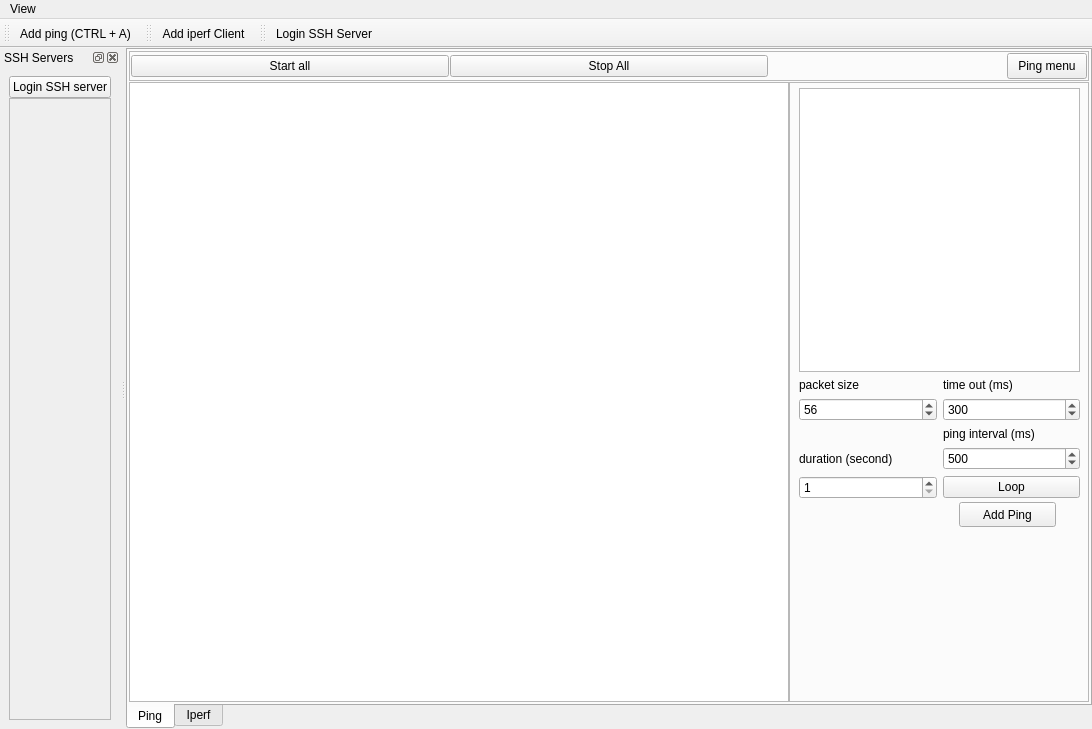
<?xml version="1.0" encoding="UTF-8"?>
<ui version="4.0">
 <class>MainWindow</class>
 <widget class="QMainWindow" name="MainWindow">
  <property name="geometry">
   <rect>
    <x>0</x>
    <y>0</y>
    <width>1092</width>
    <height>729</height>
   </rect>
  </property>
  <property name="windowTitle">
   <string>MainWindow</string>
  </property>
  <property name="styleSheet">
   <string notr="true"/>
  </property>
  <widget class="QWidget" name="centralwidget">
   <layout class="QVBoxLayout" name="verticalLayout_3">
    <property name="spacing">
     <number>0</number>
    </property>
    <property name="leftMargin">
     <number>0</number>
    </property>
    <property name="topMargin">
     <number>0</number>
    </property>
    <property name="rightMargin">
     <number>0</number>
    </property>
    <property name="bottomMargin">
     <number>0</number>
    </property>
    <item>
     <widget class="QTabWidget" name="MainBody">
      <property name="tabPosition">
       <enum>QTabWidget::South</enum>
      </property>
      <property name="currentIndex">
       <number>0</number>
      </property>
      <widget class="QWidget" name="tab_ping">
       <attribute name="title">
        <string>Ping</string>
       </attribute>
       <layout class="QVBoxLayout" name="verticalLayout_5">
        <property name="spacing">
         <number>1</number>
        </property>
        <property name="leftMargin">
         <number>1</number>
        </property>
        <property name="topMargin">
         <number>1</number>
        </property>
        <property name="rightMargin">
         <number>1</number>
        </property>
        <property name="bottomMargin">
         <number>1</number>
        </property>
        <item>
         <widget class="QWidget" name="ping_header" native="true">
          <property name="minimumSize">
           <size>
            <width>0</width>
            <height>30</height>
           </size>
          </property>
          <property name="maximumSize">
           <size>
            <width>16777215</width>
            <height>30</height>
           </size>
          </property>
          <layout class="QVBoxLayout" name="verticalLayout_7">
           <property name="spacing">
            <number>0</number>
           </property>
           <property name="leftMargin">
            <number>0</number>
           </property>
           <property name="topMargin">
            <number>0</number>
           </property>
           <property name="rightMargin">
            <number>0</number>
           </property>
           <property name="bottomMargin">
            <number>0</number>
           </property>
           <item>
            <widget class="QFrame" name="frame">
             <property name="frameShape">
              <enum>QFrame::StyledPanel</enum>
             </property>
             <property name="frameShadow">
              <enum>QFrame::Raised</enum>
             </property>
             <layout class="QHBoxLayout" name="horizontalLayout_2">
              <property name="spacing">
               <number>1</number>
              </property>
              <property name="leftMargin">
               <number>1</number>
              </property>
              <property name="topMargin">
               <number>1</number>
              </property>
              <property name="rightMargin">
               <number>1</number>
              </property>
              <property name="bottomMargin">
               <number>1</number>
              </property>
              <item>
               <widget class="QPushButton" name="pushButton_startAll">
                <property name="text">
                 <string>Start all</string>
                </property>
                <property name="icon">
                 <iconset resource="../resources.qrc">
                  <normaloff>:/icons/icons/play.svg</normaloff>:/icons/icons/play.svg</iconset>
                </property>
                <property name="iconSize">
                 <size>
                  <width>24</width>
                  <height>24</height>
                 </size>
                </property>
               </widget>
              </item>
              <item>
               <widget class="QPushButton" name="pushButton_stopAll">
                <property name="text">
                 <string>Stop All</string>
                </property>
                <property name="icon">
                 <iconset resource="../resources.qrc">
                  <normaloff>:/icons/icons/stop-circle.svg</normaloff>:/icons/icons/stop-circle.svg</iconset>
                </property>
                <property name="iconSize">
                 <size>
                  <width>24</width>
                  <height>24</height>
                 </size>
                </property>
               </widget>
              </item>
              <item alignment="Qt::AlignRight">
               <widget class="QPushButton" name="pushButton_pingSetting">
                <property name="sizePolicy">
                 <sizepolicy hsizetype="Minimum" vsizetype="Expanding">
                  <horstretch>0</horstretch>
                  <verstretch>0</verstretch>
                 </sizepolicy>
                </property>
                <property name="text">
                 <string>Ping menu</string>
                </property>
                <property name="icon">
                 <iconset resource="../resources.qrc">
                  <normaloff>:/icons/icons/align-justify.svg</normaloff>:/icons/icons/align-justify.svg</iconset>
                </property>
                <property name="iconSize">
                 <size>
                  <width>24</width>
                  <height>16</height>
                 </size>
                </property>
                <property name="checkable">
                 <bool>true</bool>
                </property>
               </widget>
              </item>
             </layout>
            </widget>
           </item>
          </layout>
         </widget>
        </item>
        <item>
         <layout class="QVBoxLayout" name="verticalLayout_4">
          <property name="spacing">
           <number>0</number>
          </property>
          <item>
           <layout class="QHBoxLayout" name="horizontalLayout">
            <item>
             <widget class="QTableWidget" name="tableWidget_ping">
              <property name="layoutDirection">
               <enum>Qt::LeftToRight</enum>
              </property>
              <property name="frameShape">
               <enum>QFrame::StyledPanel</enum>
              </property>
              <property name="frameShadow">
               <enum>QFrame::Sunken</enum>
              </property>
              <property name="sizeAdjustPolicy">
               <enum>QAbstractScrollArea::AdjustIgnored</enum>
              </property>
              <property name="dragEnabled">
               <bool>false</bool>
              </property>
              <property name="dragDropMode">
               <enum>QAbstractItemView::NoDragDrop</enum>
              </property>
              <property name="gridStyle">
               <enum>Qt::SolidLine</enum>
              </property>
              <property name="sortingEnabled">
               <bool>false</bool>
              </property>
              <property name="cornerButtonEnabled">
               <bool>false</bool>
              </property>
             </widget>
            </item>
            <item alignment="Qt::AlignRight">
             <widget class="QFrame" name="frame_rigthPingsetting">
              <property name="sizePolicy">
               <sizepolicy hsizetype="Minimum" vsizetype="Preferred">
                <horstretch>0</horstretch>
                <verstretch>0</verstretch>
               </sizepolicy>
              </property>
              <property name="minimumSize">
               <size>
                <width>300</width>
                <height>0</height>
               </size>
              </property>
              <property name="frameShape">
               <enum>QFrame::StyledPanel</enum>
              </property>
              <property name="frameShadow">
               <enum>QFrame::Raised</enum>
              </property>
              <widget class="QPushButton" name="pushButton_addPing">
               <property name="geometry">
                <rect>
                 <x>170</x>
                 <y>420</y>
                 <width>97</width>
                 <height>25</height>
                </rect>
               </property>
               <property name="text">
                <string>Add Ping</string>
               </property>
               <property name="icon">
                <iconset resource="../resources.qrc">
                 <normaloff>:/icons/icons/ping.svg</normaloff>:/icons/icons/ping.svg</iconset>
               </property>
               <property name="iconSize">
                <size>
                 <width>24</width>
                 <height>24</height>
                </size>
               </property>
              </widget>
              <widget class="QWidget" name="layoutWidget">
               <property name="geometry">
                <rect>
                 <x>10</x>
                 <y>6</y>
                 <width>281</width>
                 <height>411</height>
                </rect>
               </property>
               <layout class="QVBoxLayout" name="verticalLayout_6">
                <item>
                 <widget class="QPlainTextEdit" name="plainTextEdit_iplist"/>
                </item>
                <item>
                 <layout class="QGridLayout" name="gridLayout">
                  <item row="2" column="1">
                   <widget class="QLabel" name="label_4">
                    <property name="text">
                     <string>ping interval (ms)</string>
                    </property>
                   </widget>
                  </item>
                  <item row="0" column="0">
                   <widget class="QLabel" name="label">
                    <property name="text">
                     <string>packet size</string>
                    </property>
                   </widget>
                  </item>
                  <item row="1" column="0">
                   <widget class="QSpinBox" name="spinBox_packetSize">
                    <property name="minimum">
                     <number>1</number>
                    </property>
                    <property name="maximum">
                     <number>9999</number>
                    </property>
                    <property name="value">
                     <number>56</number>
                    </property>
                   </widget>
                  </item>
                  <item row="1" column="1">
                   <widget class="QSpinBox" name="spinBox_timeOut">
                    <property name="minimum">
                     <number>1</number>
                    </property>
                    <property name="maximum">
                     <number>9999</number>
                    </property>
                    <property name="value">
                     <number>300</number>
                    </property>
                   </widget>
                  </item>
                  <item row="3" column="1">
                   <widget class="QSpinBox" name="spinBox_pingInterval">
                    <property name="minimum">
                     <number>300</number>
                    </property>
                    <property name="maximum">
                     <number>9999</number>
                    </property>
                    <property name="value">
                     <number>500</number>
                    </property>
                   </widget>
                  </item>
                  <item row="4" column="1">
                   <widget class="QPushButton" name="pushButton_infinitePing">
                    <property name="text">
                     <string>Loop</string>
                    </property>
                    <property name="icon">
                     <iconset resource="../resources.qrc">
                      <normaloff>:/icons/icons/tubesync.svg</normaloff>:/icons/icons/tubesync.svg</iconset>
                    </property>
                    <property name="iconSize">
                     <size>
                      <width>16</width>
                      <height>16</height>
                     </size>
                    </property>
                    <property name="checkable">
                     <bool>true</bool>
                    </property>
                   </widget>
                  </item>
                  <item row="0" column="1">
                   <widget class="QLabel" name="label_2">
                    <property name="text">
                     <string>time out (ms)</string>
                    </property>
                   </widget>
                  </item>
                  <item row="4" column="0">
                   <widget class="QSpinBox" name="spinBox_duration">
                    <property name="minimum">
                     <number>1</number>
                    </property>
                    <property name="maximum">
                     <number>9999</number>
                    </property>
                   </widget>
                  </item>
                  <item row="3" column="0">
                   <widget class="QLabel" name="label_3">
                    <property name="text">
                     <string>duration (second)</string>
                    </property>
                   </widget>
                  </item>
                 </layout>
                </item>
               </layout>
              </widget>
             </widget>
            </item>
           </layout>
          </item>
         </layout>
        </item>
       </layout>
      </widget>
      <widget class="QWidget" name="tab_iperf">
       <attribute name="title">
        <string>Iperf</string>
       </attribute>
       <layout class="QVBoxLayout" name="verticalLayout_9">
        <item>
         <layout class="QVBoxLayout" name="verticalLayout_8">
          <item>
           <widget class="QFrame" name="iperf_header">
            <property name="sizePolicy">
             <sizepolicy hsizetype="Preferred" vsizetype="Fixed">
              <horstretch>0</horstretch>
              <verstretch>0</verstretch>
             </sizepolicy>
            </property>
            <property name="minimumSize">
             <size>
              <width>30</width>
              <height>30</height>
             </size>
            </property>
            <property name="maximumSize">
             <size>
              <width>16777215</width>
              <height>16777215</height>
             </size>
            </property>
            <property name="frameShape">
             <enum>QFrame::StyledPanel</enum>
            </property>
            <property name="frameShadow">
             <enum>QFrame::Raised</enum>
            </property>
            <layout class="QVBoxLayout" name="verticalLayout_10">
             <property name="spacing">
              <number>0</number>
             </property>
             <property name="leftMargin">
              <number>0</number>
             </property>
             <property name="topMargin">
              <number>0</number>
             </property>
             <property name="rightMargin">
              <number>0</number>
             </property>
             <property name="bottomMargin">
              <number>0</number>
             </property>
             <item>
              <widget class="QFrame" name="frame_2">
               <property name="frameShape">
                <enum>QFrame::StyledPanel</enum>
               </property>
               <property name="frameShadow">
                <enum>QFrame::Raised</enum>
               </property>
               <layout class="QHBoxLayout" name="horizontalLayout_4">
                <property name="spacing">
                 <number>1</number>
                </property>
                <property name="leftMargin">
                 <number>1</number>
                </property>
                <property name="topMargin">
                 <number>1</number>
                </property>
                <property name="rightMargin">
                 <number>1</number>
                </property>
                <property name="bottomMargin">
                 <number>1</number>
                </property>
                <item>
                 <widget class="QPushButton" name="pushButton_iperfStartAll">
                  <property name="text">
                   <string>Start all</string>
                  </property>
                  <property name="icon">
                   <iconset resource="../resources.qrc">
                    <normaloff>:/icons/icons/play.svg</normaloff>:/icons/icons/play.svg</iconset>
                  </property>
                  <property name="iconSize">
                   <size>
                    <width>24</width>
                    <height>24</height>
                   </size>
                  </property>
                 </widget>
                </item>
                <item>
                 <widget class="QPushButton" name="pushButton_iperfStopall">
                  <property name="text">
                   <string>Stop All</string>
                  </property>
                  <property name="icon">
                   <iconset resource="../resources.qrc">
                    <normaloff>:/icons/icons/stop-circle.svg</normaloff>:/icons/icons/stop-circle.svg</iconset>
                  </property>
                  <property name="iconSize">
                   <size>
                    <width>24</width>
                    <height>24</height>
                   </size>
                  </property>
                 </widget>
                </item>
                <item alignment="Qt::AlignRight">
                 <widget class="QPushButton" name="pushButton_iperfSetting">
                  <property name="sizePolicy">
                   <sizepolicy hsizetype="Minimum" vsizetype="Expanding">
                    <horstretch>0</horstretch>
                    <verstretch>0</verstretch>
                   </sizepolicy>
                  </property>
                  <property name="text">
                   <string>Iperf Menu</string>
                  </property>
                  <property name="icon">
                   <iconset resource="../resources.qrc">
                    <normaloff>:/icons/icons/align-justify.svg</normaloff>:/icons/icons/align-justify.svg</iconset>
                  </property>
                  <property name="iconSize">
                   <size>
                    <width>24</width>
                    <height>16</height>
                   </size>
                  </property>
                  <property name="checkable">
                   <bool>true</bool>
                  </property>
                 </widget>
                </item>
               </layout>
              </widget>
             </item>
            </layout>
           </widget>
          </item>
          <item>
           <layout class="QHBoxLayout" name="horizontalLayout_3">
            <item>
             <widget class="QFrame" name="iperf_left_menu">
              <property name="sizePolicy">
               <sizepolicy hsizetype="Expanding" vsizetype="Preferred">
                <horstretch>0</horstretch>
                <verstretch>0</verstretch>
               </sizepolicy>
              </property>
              <property name="frameShape">
               <enum>QFrame::StyledPanel</enum>
              </property>
              <property name="frameShadow">
               <enum>QFrame::Raised</enum>
              </property>
              <layout class="QVBoxLayout" name="verticalLayout_11">
               <property name="leftMargin">
                <number>0</number>
               </property>
               <property name="topMargin">
                <number>0</number>
               </property>
               <property name="rightMargin">
                <number>0</number>
               </property>
               <property name="bottomMargin">
                <number>0</number>
               </property>
               <item>
                <widget class="QTableWidget" name="tableWidget_iperfClient"/>
               </item>
              </layout>
             </widget>
            </item>
            <item>
             <widget class="QFrame" name="iperf_rigth_menu">
              <property name="sizePolicy">
               <sizepolicy hsizetype="Preferred" vsizetype="Expanding">
                <horstretch>0</horstretch>
                <verstretch>0</verstretch>
               </sizepolicy>
              </property>
              <property name="minimumSize">
               <size>
                <width>250</width>
                <height>0</height>
               </size>
              </property>
              <property name="frameShape">
               <enum>QFrame::StyledPanel</enum>
              </property>
              <property name="frameShadow">
               <enum>QFrame::Raised</enum>
              </property>
              <layout class="QVBoxLayout" name="verticalLayout_12">
               <property name="spacing">
                <number>1</number>
               </property>
               <property name="leftMargin">
                <number>0</number>
               </property>
               <property name="topMargin">
                <number>0</number>
               </property>
               <property name="rightMargin">
                <number>0</number>
               </property>
               <property name="bottomMargin">
                <number>0</number>
               </property>
               <item>
                <widget class="QTabWidget" name="tabWidget">
                 <property name="sizePolicy">
                  <sizepolicy hsizetype="Preferred" vsizetype="Expanding">
                   <horstretch>0</horstretch>
                   <verstretch>0</verstretch>
                  </sizepolicy>
                 </property>
                 <property name="minimumSize">
                  <size>
                   <width>250</width>
                   <height>0</height>
                  </size>
                 </property>
                 <property name="currentIndex">
                  <number>0</number>
                 </property>
                 <widget class="QWidget" name="tab_client">
                  <property name="minimumSize">
                   <size>
                    <width>250</width>
                    <height>0</height>
                   </size>
                  </property>
                  <attribute name="title">
                   <string>Client</string>
                  </attribute>
                  <layout class="QFormLayout" name="formLayout">
                   <item row="1" column="0">
                    <widget class="QLabel" name="label_5">
                     <property name="text">
                      <string>Target Server IP</string>
                     </property>
                    </widget>
                   </item>
                   <item row="1" column="1">
                    <widget class="QLineEdit" name="lineEdit_serverhostname">
                     <property name="sizePolicy">
                      <sizepolicy hsizetype="Expanding" vsizetype="Fixed">
                       <horstretch>0</horstretch>
                       <verstretch>0</verstretch>
                      </sizepolicy>
                     </property>
                     <property name="text">
                      <string/>
                     </property>
                    </widget>
                   </item>
                   <item row="2" column="0">
                    <widget class="QLabel" name="label_6">
                     <property name="text">
                      <string>Port</string>
                     </property>
                    </widget>
                   </item>
                   <item row="2" column="1">
                    <widget class="QLineEdit" name="lineEdit_port">
                     <property name="sizePolicy">
                      <sizepolicy hsizetype="Expanding" vsizetype="Fixed">
                       <horstretch>0</horstretch>
                       <verstretch>0</verstretch>
                      </sizepolicy>
                     </property>
                     <property name="text">
                      <string>5201</string>
                     </property>
                    </widget>
                   </item>
                   <item row="3" column="0">
                    <widget class="QLabel" name="label_7">
                     <property name="text">
                      <string>Paralel Streams</string>
                     </property>
                    </widget>
                   </item>
                   <item row="3" column="1">
                    <widget class="QLineEdit" name="lineEdit_numstreams">
                     <property name="sizePolicy">
                      <sizepolicy hsizetype="Expanding" vsizetype="Fixed">
                       <horstretch>0</horstretch>
                       <verstretch>0</verstretch>
                      </sizepolicy>
                     </property>
                     <property name="text">
                      <string>1</string>
                     </property>
                    </widget>
                   </item>
                   <item row="5" column="1">
                    <widget class="QLineEdit" name="lineEdit_omit">
                     <property name="sizePolicy">
                      <sizepolicy hsizetype="Expanding" vsizetype="Fixed">
                       <horstretch>0</horstretch>
                       <verstretch>0</verstretch>
                      </sizepolicy>
                     </property>
                     <property name="text">
                      <string>0</string>
                     </property>
                    </widget>
                   </item>
                   <item row="6" column="0">
                    <widget class="QLabel" name="label_9">
                     <property name="text">
                      <string>Duration (sec)</string>
                     </property>
                    </widget>
                   </item>
                   <item row="6" column="1">
                    <widget class="QLineEdit" name="lineEdit_duration">
                     <property name="sizePolicy">
                      <sizepolicy hsizetype="Expanding" vsizetype="Fixed">
                       <horstretch>0</horstretch>
                       <verstretch>0</verstretch>
                      </sizepolicy>
                     </property>
                     <property name="text">
                      <string>10</string>
                     </property>
                    </widget>
                   </item>
                   <item row="7" column="1">
                    <widget class="QLineEdit" name="lineEdit_bandwidth">
                     <property name="sizePolicy">
                      <sizepolicy hsizetype="Expanding" vsizetype="Fixed">
                       <horstretch>0</horstretch>
                       <verstretch>0</verstretch>
                      </sizepolicy>
                     </property>
                     <property name="text">
                      <string>10</string>
                     </property>
                    </widget>
                   </item>
                   <item row="8" column="0">
                    <widget class="QLabel" name="label_11">
                     <property name="text">
                      <string>Protocol</string>
                     </property>
                    </widget>
                   </item>
                   <item row="8" column="1">
                    <widget class="QLineEdit" name="lineEdit_protocol">
                     <property name="sizePolicy">
                      <sizepolicy hsizetype="Expanding" vsizetype="Fixed">
                       <horstretch>0</horstretch>
                       <verstretch>0</verstretch>
                      </sizepolicy>
                     </property>
                     <property name="text">
                      <string>TCP</string>
                     </property>
                    </widget>
                   </item>
                   <item row="9" column="0">
                    <widget class="QLabel" name="label_bulksize">
                     <property name="text">
                      <string>bulksize</string>
                     </property>
                    </widget>
                   </item>
                   <item row="9" column="1">
                    <widget class="QLineEdit" name="lineEdit_bulksize">
                     <property name="sizePolicy">
                      <sizepolicy hsizetype="Expanding" vsizetype="Fixed">
                       <horstretch>0</horstretch>
                       <verstretch>0</verstretch>
                      </sizepolicy>
                     </property>
                     <property name="text">
                      <string/>
                     </property>
                    </widget>
                   </item>
                   <item row="10" column="0">
                    <widget class="QCheckBox" name="checkBox_reversed">
                     <property name="text">
                      <string>Reversed</string>
                     </property>
                    </widget>
                   </item>
                   <item row="10" column="1">
                    <widget class="QCheckBox" name="checkBox_zerocopy">
                     <property name="text">
                      <string>ZeroCopy</string>
                     </property>
                    </widget>
                   </item>
                   <item row="11" column="1">
                    <widget class="QWidget" name="widget_2" native="true">
                     <layout class="QHBoxLayout" name="horizontalLayout_5">
                      <property name="spacing">
                       <number>1</number>
                      </property>
                      <property name="leftMargin">
                       <number>1</number>
                      </property>
                      <property name="topMargin">
                       <number>1</number>
                      </property>
                      <property name="rightMargin">
                       <number>1</number>
                      </property>
                      <property name="bottomMargin">
                       <number>1</number>
                      </property>
                      <item>
                       <spacer name="horizontalSpacer">
                        <property name="orientation">
                         <enum>Qt::Horizontal</enum>
                        </property>
                        <property name="sizeHint" stdset="0">
                         <size>
                          <width>40</width>
                          <height>20</height>
                         </size>
                        </property>
                       </spacer>
                      </item>
                      <item>
                       <widget class="QPushButton" name="pushButton_apply">
                        <property name="text">
                         <string>Add Client</string>
                        </property>
                        <property name="icon">
                         <iconset resource="../resources.qrc">
                          <normaloff>:/icons/icons/package.svg</normaloff>:/icons/icons/package.svg</iconset>
                        </property>
                        <property name="iconSize">
                         <size>
                          <width>24</width>
                          <height>24</height>
                         </size>
                        </property>
                       </widget>
                      </item>
                     </layout>
                    </widget>
                   </item>
                   <item row="5" column="0">
                    <widget class="QLabel" name="label_8">
                     <property name="text">
                      <string>Omitted Streams</string>
                     </property>
                    </widget>
                   </item>
                   <item row="7" column="0">
                    <widget class="QLabel" name="label_10">
                     <property name="text">
                      <string>Bandwidth (Mbit/sec)</string>
                     </property>
                    </widget>
                   </item>
                  </layout>
                 </widget>
                </widget>
               </item>
              </layout>
             </widget>
            </item>
           </layout>
          </item>
         </layout>
        </item>
       </layout>
      </widget>
     </widget>
    </item>
   </layout>
  </widget>
  <widget class="QMenuBar" name="menuBar">
   <property name="geometry">
    <rect>
     <x>0</x>
     <y>0</y>
     <width>1092</width>
     <height>22</height>
    </rect>
   </property>
   <widget class="QMenu" name="menuView">
    <property name="title">
     <string>View</string>
    </property>
   </widget>
   <addaction name="menuView"/>
  </widget>
  <widget class="QToolBar" name="toolBar">
   <property name="windowTitle">
    <string>toolBar</string>
   </property>
   <attribute name="toolBarArea">
    <enum>TopToolBarArea</enum>
   </attribute>
   <attribute name="toolBarBreak">
    <bool>false</bool>
   </attribute>
   <addaction name="actionAdd_ping"/>
  </widget>
  <widget class="QToolBar" name="toolBar_2">
   <property name="windowTitle">
    <string>toolBar_2</string>
   </property>
   <attribute name="toolBarArea">
    <enum>TopToolBarArea</enum>
   </attribute>
   <attribute name="toolBarBreak">
    <bool>false</bool>
   </attribute>
   <addaction name="actionAdd_iperf_Client"/>
  </widget>
  <widget class="QToolBar" name="toolBar_addlogin">
   <property name="windowTitle">
    <string>toolBar_3</string>
   </property>
   <attribute name="toolBarArea">
    <enum>TopToolBarArea</enum>
   </attribute>
   <attribute name="toolBarBreak">
    <bool>false</bool>
   </attribute>
   <addaction name="actionAdd_SSH_Client"/>
  </widget>
  <widget class="QDockWidget" name="Rightdock_LoginSSH">
   <property name="windowTitle">
    <string>SSH Servers</string>
   </property>
   <attribute name="dockWidgetArea">
    <number>1</number>
   </attribute>
   <widget class="QWidget" name="RightSSHdocker">
    <layout class="QVBoxLayout" name="verticalLayout">
     <item>
      <widget class="QWidget" name="widget" native="true">
       <layout class="QVBoxLayout" name="verticalLayout_2">
        <property name="spacing">
         <number>0</number>
        </property>
        <property name="leftMargin">
         <number>0</number>
        </property>
        <property name="topMargin">
         <number>0</number>
        </property>
        <property name="rightMargin">
         <number>0</number>
        </property>
        <property name="bottomMargin">
         <number>0</number>
        </property>
        <item>
         <widget class="QPushButton" name="pushButton_loginmenu">
          <property name="text">
           <string>Login SSH server</string>
          </property>
          <property name="icon">
           <iconset resource="../resources.qrc">
            <normaloff>:/icons/icons/user-plus.svg</normaloff>:/icons/icons/user-plus.svg</iconset>
          </property>
          <property name="iconSize">
           <size>
            <width>24</width>
            <height>24</height>
           </size>
          </property>
         </widget>
        </item>
        <item>
         <widget class="QScrollArea" name="scrollArea">
          <property name="widgetResizable">
           <bool>true</bool>
          </property>
          <widget class="QWidget" name="scrollAreaWidgetContents">
           <property name="geometry">
            <rect>
             <x>0</x>
             <y>0</y>
             <width>148</width>
             <height>599</height>
            </rect>
           </property>
          </widget>
         </widget>
        </item>
       </layout>
      </widget>
     </item>
    </layout>
   </widget>
  </widget>
  <action name="actionAdd_ping">
   <property name="icon">
    <iconset resource="../resources.qrc">
     <normaloff>:/icons/icons/ping.svg</normaloff>:/icons/icons/ping.svg</iconset>
   </property>
   <property name="text">
    <string>Add ping (CTRL + A)</string>
   </property>
   <property name="iconText">
    <string extracomment="CTRL + A">Add ping (CTRL + A)</string>
   </property>
   <property name="toolTip">
    <string extracomment="CTRL + A">Add ping (CTRL + A)</string>
   </property>
   <property name="whatsThis">
    <string>open ping tab</string>
   </property>
   <property name="shortcut">
    <string>Ctrl+A</string>
   </property>
  </action>
  <action name="actionAdd_SSH_Client">
   <property name="icon">
    <iconset resource="../resources.qrc">
     <normaloff>:/icons/icons/user-plus.svg</normaloff>:/icons/icons/user-plus.svg</iconset>
   </property>
   <property name="text">
    <string>Login SSH Server</string>
   </property>
   <property name="toolTip">
    <string>Add SSH client (CTRL +S)</string>
   </property>
   <property name="shortcut">
    <string>Ctrl+S</string>
   </property>
  </action>
  <action name="actionAdd_iperf_Client">
   <property name="icon">
    <iconset resource="../resources.qrc">
     <normaloff>:/icons/icons/package.svg</normaloff>:/icons/icons/package.svg</iconset>
   </property>
   <property name="text">
    <string>Add iperf Client</string>
   </property>
   <property name="toolTip">
    <string>add iperf client (CTRL + F)</string>
   </property>
   <property name="shortcut">
    <string>Ctrl+F</string>
   </property>
  </action>
 </widget>
 <resources>
  <include location="../resources.qrc"/>
 </resources>
 <connections>
  <connection>
   <sender>pushButton_pingSetting</sender>
   <signal>toggled(bool)</signal>
   <receiver>frame_rigthPingsetting</receiver>
   <slot>setVisible(bool)</slot>
   <hints>
    <hint type="sourcelabel">
     <x>912</x>
     <y>91</y>
    </hint>
    <hint type="destinationlabel">
     <x>697</x>
     <y>287</y>
    </hint>
   </hints>
  </connection>
  <connection>
   <sender>pushButton_infinitePing</sender>
   <signal>toggled(bool)</signal>
   <receiver>spinBox_duration</receiver>
   <slot>setDisabled(bool)</slot>
   <hints>
    <hint type="sourcelabel">
     <x>808</x>
     <y>499</y>
    </hint>
    <hint type="destinationlabel">
     <x>731</x>
     <y>502</y>
    </hint>
   </hints>
  </connection>
  <connection>
   <sender>toolBar_addlogin</sender>
   <signal>actionTriggered(QAction*)</signal>
   <receiver>pushButton_loginmenu</receiver>
   <slot>toggle()</slot>
   <hints>
    <hint type="sourcelabel">
     <x>122</x>
     <y>46</y>
    </hint>
    <hint type="destinationlabel">
     <x>958</x>
     <y>109</y>
    </hint>
   </hints>
  </connection>
  <connection>
   <sender>pushButton_iperfSetting</sender>
   <signal>toggled(bool)</signal>
   <receiver>iperf_rigth_menu</receiver>
   <slot>setVisible(bool)</slot>
   <hints>
    <hint type="sourcelabel">
     <x>834</x>
     <y>86</y>
    </hint>
    <hint type="destinationlabel">
     <x>663</x>
     <y>180</y>
    </hint>
   </hints>
  </connection>
 </connections>
</ui>
